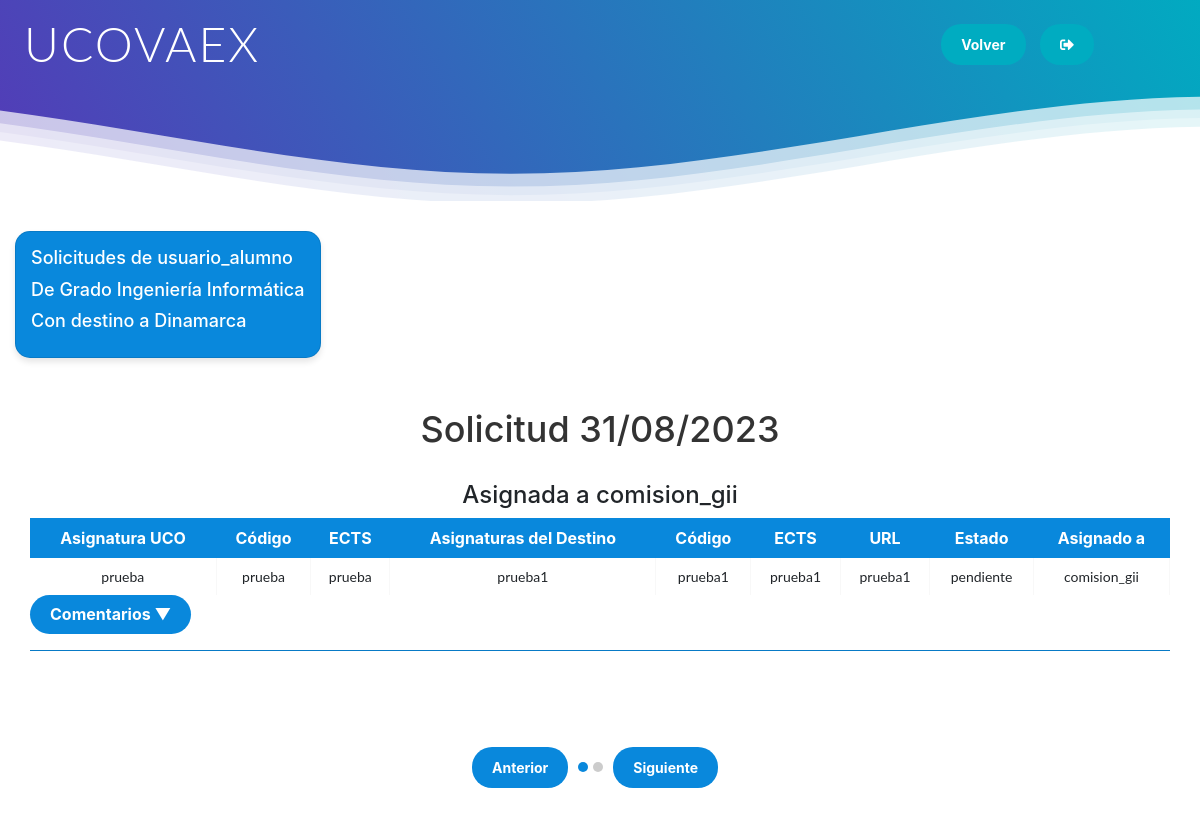
/usuario/usuario_alumno (signed in), run on the app's committed database.
### tables this page shows
CREATE TABLE "relacion_asignaturas_alumnos" (
    id INTEGER PRIMARY KEY AUTOINCREMENT,
    id_solicitud TEXT,
    usuario TEXT,
    fecha TEXT DEFAULT (strftime('%d/%m/%Y', 'now', 'localtime')),
    codigo_eps TEXT,
    nombre_eps TEXT,
    codigo_destino TEXT,
    nombre_destino TEXT,
    estado TEXT DEFAULT 'pendiente',
    destino TEXT,
    FOREIGN KEY(codigo_eps, nombre_eps) REFERENCES asignatura_eps(codigo, nombre),
    FOREIGN KEY(codigo_destino, nombre_destino) REFERENCES asignatura_destino(codigo, nombre)
);

CREATE TABLE asignatura_eps (
                    id INTEGER PRIMARY KEY AUTOINCREMENT,
                    titulacion TEXT,
                    codigo TEXT,
                    nombre TEXT,
                    ects INTEGER,
                    destino TEXT,
                    duracion TEXT
                );

CREATE TABLE "asignaciones" (
        id_solicitud TEXT PRIMARY KEY, "alumno" TEXT,
        usuario_comision TEXT);

CREATE TABLE asignatura_destino (
                    id INTEGER PRIMARY KEY AUTOINCREMENT,
                    nombre TEXT,
                    codigo TEXT,
                    ects INTEGER,
                    url TEXT
                );

### app.py (the view)
@app.route('/usuario/<nombre_usuario>')
@login_required
def mostrar_solicitudes_usuario(nombre_usuario):
    if current_user.tipo == 'administrador' or current_user.tipo == 'asistente' or current_user.tipo == 'comision' or current_user.tipo == "alumno":
        connection = get_db()
        cursor = connection.cursor()
        cursor.execute("SELECT usuario FROM relacion_asignaturas_alumnos WHERE usuario = ?", (nombre_usuario,))
        alumno_row = cursor.fetchone()
        if alumno_row is not None:
            alumno = alumno_row[0]
        else:
            alumno = None
        comentarios = obtener_comentarios()
        cursor.execute("""
            SELECT destino
            FROM asignatura_eps
            WHERE codigo IN (
                SELECT codigo_eps
                FROM relacion_asignaturas_alumnos
                WHERE usuario = ?
            )
            LIMIT 1
        """, (nombre_usuario,))
        destino_result = cursor.fetchone()
        if destino_result is not None:
            destino = destino_result[0]
        else:
            destino = None
        cursor.execute("""
            SELECT titulacion
            FROM asignatura_eps
            WHERE codigo IN (
                SELECT codigo_eps
                FROM relacion_asignaturas_alumnos
                WHERE usuario = ?
            )
            LIMIT 1
        """, (nombre_usuario,))
        titulacion_result = cursor.fetchone()
        if titulacion_result is not None:
            titulacion = titulacion_result[0]
        else:
            titulacion = None
        cursor.execute("""
            SELECT id_solicitud, usuario_comision
            FROM asignaciones
            ORDER BY id_solicitud
        """)
        asignaciones = cursor.fetchall()
        cursor.execute("""
            SELECT fecha
            FROM relacion_asignaturas_alumnos
            WHERE usuario = ?
            ORDER BY id_solicitud, nombre_eps
        """, (nombre_usuario,))
        fecha = cursor.fetchall()
        fechas = []
        for f in fecha:
            fecha = f[0]
            fechas.append(fecha)
        cursor.execute("""
            SELECT id_solicitud
            FROM relacion_asignaturas_alumnos
            WHERE usuario = ?
            ORDER BY id_solicitud, nombre_eps
        """, (nombre_usuario,))
        id_solicitud_aux = cursor.fetchall()
        vector_id_solicitud = []
        for id in id_solicitud_aux:
            id_solicitud_aux = id[0]
            vector_id_solicitud.append(id_solicitud_aux)
        if current_user.tipo == 'comision':
            cursor.execute("""
                SELECT id_solicitud, nombre_eps, codigo_eps, nombre_destino, codigo_destino, estado, fecha
                FROM relacion_asignaturas_alumnos
                WHERE id_solicitud IN (
                    SELECT id_solicitud
                    FROM asignaciones
                    WHERE usuario_comision = ?
                    OR usuario_comision IN (
                        SELECT comision
                        FROM comisiones
                        WHERE usuario = ?
                    )
                )
                ORDER BY id_solicitud, nombre_eps
            """, (current_user.get_id(), current_user.get_id()))
            solicitudes = cursor.fetchall()
        else:
            cursor.execute("""
                SELECT id_solicitud, nombre_eps, codigo_eps, nombre_destino, codigo_destino, estado, fecha
                FROM relacion_asignaturas_alumnos
                WHERE usuario = ?
                ORDER BY id_solicitud, nombre_eps
            """, (nombre_usuario,))
            solicitudes = cursor.fetchall()
        cursor.execute("""
            SELECT tipo
            FROM usuarios
            WHERE nombre_usuario = ?
        """, (current_user.get_id(),))
        tipo_usuario_row = cursor.fetchone()
        if tipo_usuario_row is not None:
            tipo_usuario = tipo_usuario_row[0]
        else:
            tipo_usuario = None
        connection.close()
        grupos_solicitudes = {}
        for solicitud in solicitudes:
            id_solicitud = solicitud[0]
            nombre_eps = solicitud[1]
            codigo_eps = solicitud[2]
            nombre_destino = solicitud[3]
            codigo_destino = solicitud[4]
            estado = solicitud[5]
            fecha = solicitud[6]
            asignatura_uco = nombre_eps if nombre_eps else codigo_eps
            if asignatura_uco in grupos_solicitudes:
                grupos_solicitudes[asignatura_uco].append({
                    'nombre_uco': nombre_eps,
                    'codigo_uco': codigo_eps,
                    'nombre_destino': nombre_destino,
                    'codigo_destino': codigo_destino,
                    'ects_uco': obtener_ects_asignatura(codigo_eps),
                    'ects_destino': obtener_ects_asignatura(codigo_destino),
                    'url': obtener_url_asignatura(codigo_destino),
                    'estado': estado,
                    'fecha' : fecha
                })
            else:
                grupos_solicitudes[asignatura_uco] = [{
                    'nombre_uco': nombre_eps,
                    'codigo_uco': codigo_eps,
                    'nombre_destino': nombre_destino,
                    'codigo_destino': codigo_destino,
                    'ects_uco': obtener_ects_asignatura(codigo_eps),
                    'ects_destino': obtener_ects_asignatura(codigo_destino),
                    'url': obtener_url_asignatura(codigo_destino),
                    'estado': estado,
                    'fecha' : fecha
                }]
        if alumno is None and current_user.tipo == 'alumno':
            return render_template('solicitud.html')
        elif alumno is None:
            return render_template('administracion.html')
        return render_template('alumno_sol.html', alumno=alumno, destino=destino, titulacion=titulacion, grupos_solicitudes=grupos_solicitudes, usuario_tipo=tipo_usuario, comentarios=comentarios, vector_id_solicitud=vector_id_solicitud, fechas=fechas, asignaciones=asignaciones)
    else:
        logout_user()
        flash('Acceso denegado. Por favor, inicia sesión como alumno.')
        return redirect(url_for('login'))

### templates/alumno_sol.html (shortened to what this page needs)
<!DOCTYPE html>
<html lang="en">
<head>
    <link rel="stylesheet" href="https://stackpath.bootstrapcdn.com/bootstrap/4.3.1/css/bootstrap.min.css"
>
    <link rel="stylesheet" href="https://use.fontawesome.com/releases/v5.8.1/css/all.css"
>
    <link rel="stylesheet" href="/static/css/style.css">
</head>
<body>
    <div class="header">
            <div class="inner-header">
                <h1>UCOVAEX</h1>
                <form action="{{ url_for('logout') }}" method="post">
                    {% if usuario_tipo == 'alumno' %}
                        <a href="/solicitud" class="button" style="font-size: 14px;">Volver</a>
                    {% else %}
                        <a href="/administracion" class="button" style="font-size: 14px;">Volver</a>
                    {% endif %}
                    <button type="submit" class="button" style="font-size: 14px;">
                        <i class="fas fa-sign-out-alt"></i>
                    </button>
                </form>
            </div>
            <div>
            </div>
        </div>
        <div class="container">
            <div class="row">
                <div class="info-alumno">
                    <h5>Solicitudes de {{ alumno }}</h5>
                    <h5>De {{ titulacion }}</h5>
                    <h5>Con destino a {{ destino }}</h5>
                </div>
            </div>
            <div id="slider-container">
                {% set solicitud_pasada = namespace(prev=vector_id_solicitud[0]) %}
                {% for asignatura_uco, solicitudes_destino in grupos_solicitudes.items() %}
                    {% set solicitud_actual = vector_id_solicitud[loop.index-1] %}
                    {% if loop.index == 1 %}
                    <div class="slide">
                        <h2>Solicitud {{ fechas[loop.index-1] }}</h2>
                        {% for asignacion in asignaciones %}
                        {% if asignacion[0] == solicitud_actual %}
                            <center><h4>Asignada a {{ asignacion[1] }}</h4></center>
                        {% endif %}
                    {% endfor %}
                    {% endif %}
                    {% if solicitud_actual != solicitud_pasada.prev%}
                    </div>
                    {% endif %}
                    <table class="fl-table">
                        <thead>
                            <tr>
                                <th>Asignatura UCO</th>
                                <th>Código</th>
                                <th>ECTS</th>
                                <th>Asignaturas del Destino</th>
                                <th>Código</th>
                                <th>ECTS</th>
                                <th>URL</th>
                                <th>Estado</th>
                                <th>Asignado a</th>
                            </tr>
                        </thead>
                        <tbody>
                            {% for solicitud in solicitudes_destino %}
                                <tr>
                                    {% if loop.index == 1 %}
                                        <td rowspan="{{ solicitudes_destino|length }}" class="align-middle">{{ solicitud['nombre_uco'] }}</td>
                                        <td rowspan="{{ solicitudes_destino|length }}" class="align-middle">{{ solicitud['codigo_uco'] }}</td>
                                        <td rowspan="{{ solicitudes_destino|length }}" class="align-middle">{{ solicitud['ects_uco'] }}</td>
                                    {% endif %}
                                    <td class="align-middle">{{ solicitud['nombre_destino'] }}</td>
                                    <td class="align-middle">{{ solicitud['codigo_destino'] }}</td>
                                    <td class="align-middle">{{ solicitud['ects_destino'] }}</td>
                                    <td class="align-middle">{{ solicitud['url'] }}</td>
                                    <td class="align-middle">{{ solicitud['estado'] }}</td>
                                    {% if loop.index == 1 %}
                                        <td rowspan="{{ solicitudes_destino|length }}" class="align-middle">
                                            {% for asignacion in asignaciones %}
                                                {% if asignacion[0] == solicitud_actual %}
                                                    {{ asignacion[1] }}
                                                {% endif %}
                                            {% endfor %}
                                        </td>
                                    {% endif %}
                                </tr>
                            {% endfor %}
                        </tbody>
                    </table>
                    {% if usuario_tipo != 'alumno' %}
                    <div class="row">
                        <div class="col-md-12">
                            <h4>
                                <button style="background-color: #0988dc;" type="button" class="button" onclick="toggleComentarios('{{ alumno }}', '{{ asignatura_uco }}')">
                                    <span id="comentarios-toggle-{{ alumno }}-{{ asignatura_uco }}">Comentarios ▼</span>
                                </button>
                            </h4>
                            <hr size="1px" color="#0988dc" />
                        </div>
                    </div>
                    {% endif %}
                    {% set solicitud_pasada.prev = vector_id_solicitud[loop.index-1] %}
                {% endfor %}
            <div class="slider-controls">
                <button class="button" style="font-size: 14px; background-color: #0988dc;" onclick="prevSlide()">Anterior</button>
                <div id="slider-indicators" class="slider-indicators" onclick="updateIndicators()""></div>
                <button class="button" style="font-size: 14px;margin-left: 10px ; background-color: #0988dc;" onclick="nextSlide()">Siguiente</button>
            </div>
        </div>
</body>
</html>

### data on the page
relacion_asignaturas_alumnos: usuario "usuario_alumno"
asignatura_eps: titulacion "Grado Ingeniería Informática", destino "Dinamarca"
relacion_asignaturas_alumnos: fecha "31/08/2023", nombre_uco "prueba", codigo_uco "prueba", nombre_destino "prueba1", codigo_destino "prueba1", estado "pendiente"
asignaciones: usuario_comision "comision_gii"
asignatura_eps: ects_uco "prueba"
asignatura_destino: ects_destino "prueba1", url "prueba1"
